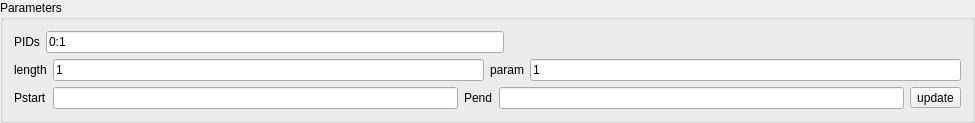
<?xml version="1.0" encoding="UTF-8"?>
<ui version="4.0">
 <class>EdgeExtendWidget</class>
 <widget class="QWidget" name="EdgeExtendWidget">
  <property name="geometry">
   <rect>
    <x>0</x>
    <y>0</y>
    <width>975</width>
    <height>110</height>
   </rect>
  </property>
  <property name="windowTitle">
   <string>EdgeExtendWidget</string>
  </property>
  <layout class="QVBoxLayout" name="verticalLayout">
   <property name="spacing">
    <number>0</number>
   </property>
   <property name="leftMargin">
    <number>0</number>
   </property>
   <property name="topMargin">
    <number>0</number>
   </property>
   <property name="rightMargin">
    <number>0</number>
   </property>
   <property name="bottomMargin">
    <number>0</number>
   </property>
   <item>
    <widget class="QGroupBox" name="groupBox">
     <property name="title">
      <string>Parameters</string>
     </property>
     <layout class="QVBoxLayout" name="verticalLayout_2">
      <item>
       <layout class="QHBoxLayout" name="horizontalLayout">
        <item>
         <widget class="QLabel" name="label_2">
          <property name="text">
           <string>PIDs</string>
          </property>
         </widget>
        </item>
        <item>
         <widget class="QLineEdit" name="lineEdit_PIDs">
          <property name="text">
           <string>0:1</string>
          </property>
         </widget>
        </item>
        <item>
         <spacer name="horizontalSpacer">
          <property name="orientation">
           <enum>Qt::Horizontal</enum>
          </property>
          <property name="sizeHint" stdset="0">
           <size>
            <width>37</width>
            <height>17</height>
           </size>
          </property>
         </spacer>
        </item>
       </layout>
      </item>
      <item>
       <layout class="QHBoxLayout" name="horizontalLayout_3">
        <item>
         <widget class="QLabel" name="label_13">
          <property name="text">
           <string>length</string>
          </property>
         </widget>
        </item>
        <item>
         <widget class="QLineEdit" name="lineEdit_x2">
          <property name="text">
           <string>1</string>
          </property>
         </widget>
        </item>
        <item>
         <widget class="QLabel" name="label_14">
          <property name="text">
           <string>param</string>
          </property>
         </widget>
        </item>
        <item>
         <widget class="QLineEdit" name="lineEdit_param">
          <property name="text">
           <string>1</string>
          </property>
         </widget>
        </item>
       </layout>
      </item>
      <item>
       <layout class="QGridLayout" name="gridLayout_2">
        <item row="0" column="0">
         <layout class="QHBoxLayout" name="horizontalLayout_2">
          <item>
           <widget class="QLabel" name="label_3">
            <property name="text">
             <string>Pstart</string>
            </property>
           </widget>
          </item>
          <item>
           <widget class="QLineEdit" name="lineEdit_pstart">
            <property name="text">
             <string/>
            </property>
           </widget>
          </item>
          <item>
           <widget class="QLabel" name="label_4">
            <property name="text">
             <string>Pend</string>
            </property>
           </widget>
          </item>
          <item>
           <widget class="QLineEdit" name="lineEdit_pend">
            <property name="text">
             <string/>
            </property>
           </widget>
          </item>
          <item>
           <widget class="QToolButton" name="toolButton_update">
            <property name="text">
             <string>update</string>
            </property>
           </widget>
          </item>
         </layout>
        </item>
       </layout>
      </item>
     </layout>
    </widget>
   </item>
  </layout>
 </widget>
 <layoutdefault spacing="6" margin="11"/>
 <resources/>
 <connections/>
</ui>
